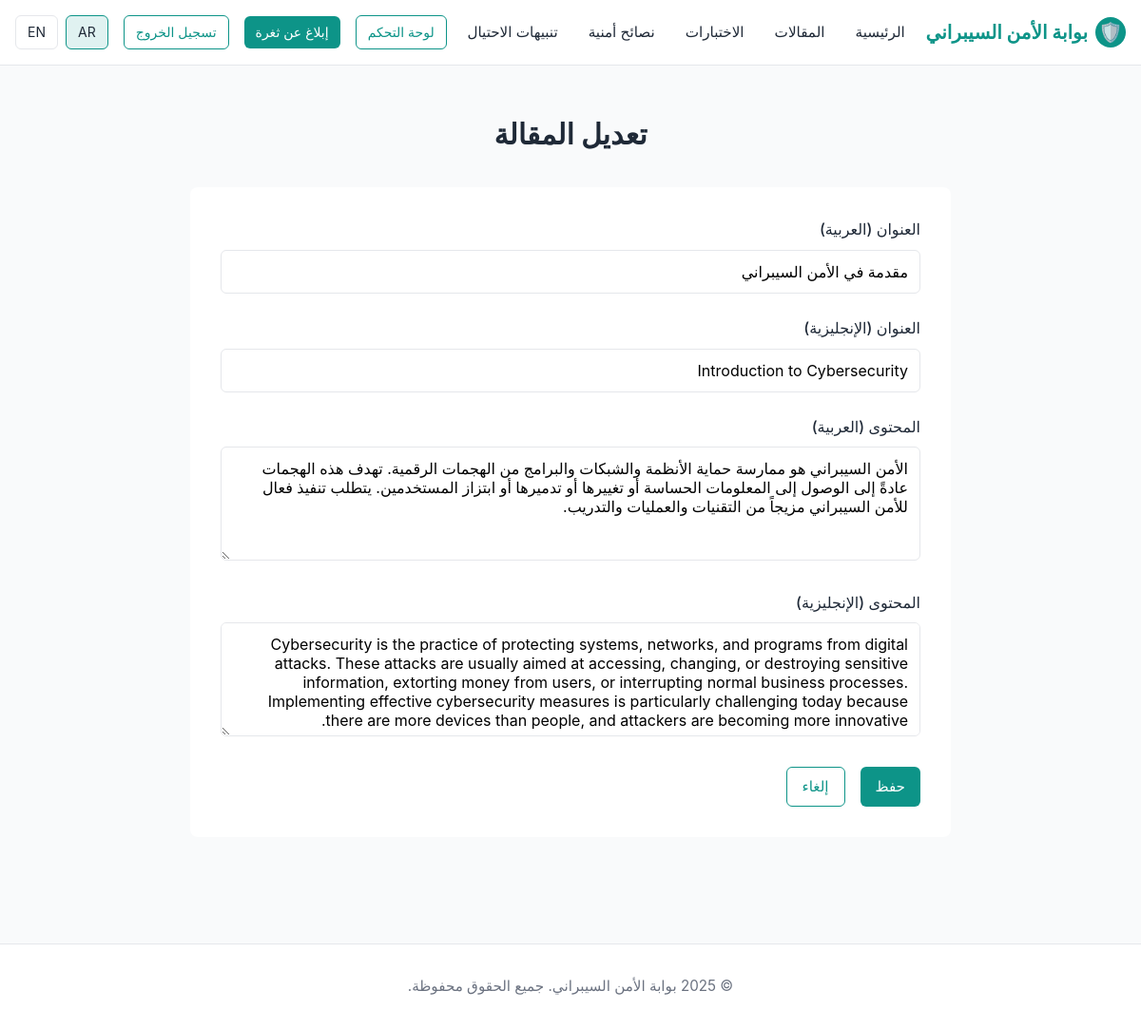
The page /admin/article/1/edit (signed in) on the database its author committed.
### tables this page shows
CREATE TABLE articles (
            id INTEGER PRIMARY KEY AUTOINCREMENT,
            title_ar TEXT NOT NULL,
            title_en TEXT NOT NULL,
            content_ar TEXT NOT NULL,
            content_en TEXT NOT NULL,
            is_published BOOLEAN NOT NULL DEFAULT 1,
            views INTEGER NOT NULL DEFAULT 0,
            created_at TIMESTAMP NOT NULL DEFAULT CURRENT_TIMESTAMP,
            updated_at TIMESTAMP NOT NULL DEFAULT CURRENT_TIMESTAMP
        );

### app.py (the view, shortened to what this page needs)
@app.route('/admin/article/<int:article_id>/edit', methods=['GET', 'POST'])
@admin_required
def admin_edit_article(article_id):
    conn = get_db_connection()
    article = conn.execute("SELECT * FROM articles WHERE id = ?", (article_id,)).fetchone()
    if not article:
        flash('المقالة غير موجودة.', 'danger')
        return redirect(url_for('admin_articles'))
    lang = get_current_language()
    return render_template('admin_article_form.html', article=article, lang=lang)

### app.py (called while the page is built)
@app.before_request
def set_language_on_first_visit():
    if 'language' not in session:
        session['language'] = app.config['DEFAULT_LANGUAGE']

def get_current_language():
    return session.get('language')

def admin_required(f):
    @wraps(f)
    def decorated_function(*args, **kwargs):
        if 'user_id' not in session:
            flash('يجب تسجيل الدخول أولاً.', 'warning')
            return redirect(url_for('login'))
        conn = get_db_connection()
        user = conn.execute("SELECT role FROM users WHERE id = ?", (session['user_id'],)).fetchone()
        conn.close()
        if not user or user['role'] != 'admin':
            flash('لا توجد صلاحيات كافية.', 'danger')
            return redirect(url_for('index'))
        return f(*args, **kwargs)
    return decorated_function

### models.py (called while the page is built)
def get_db_connection():
    conn = sqlite3.connect(DATABASE)
    conn.row_factory = sqlite3.Row
    return conn

### templates/admin_article_form.html (shortened to what this page needs)
{% extends "base.html" %}
{% block content %}
<section class="section container">
    <div style="max-width: 800px; margin: 0 auto;">
        <h2 style="margin-bottom: 2rem;">{% if article %}تعديل المقالة{% else %}مقالة جديدة{% endif %}</h2>
        <form method="POST" style="background-color: white; padding: 2rem; border-radius: 0.5rem;">
            <div class="form-group">
                <label for="title_ar">العنوان (العربية)</label>
                <input type="text" id="title_ar" name="title_ar" required value="{{ article['title_ar'] if article else '' }}">
            </div>
            <div class="form-group">
                <label for="title_en">العنوان (الإنجليزية)</label>
                <input type="text" id="title_en" name="title_en" required value="{{ article['title_en'] if article else '' }}">
            </div>
            <div class="form-group">
                <label for="content_ar">المحتوى (العربية)</label>
                <textarea id="content_ar" name="content_ar" required>{{ article['content_ar'] if article else '' }}</textarea>
            </div>
            <div class="form-group">
                <label for="content_en">المحتوى (الإنجليزية)</label>
                <textarea id="content_en" name="content_en" required>{{ article['content_en'] if article else '' }}</textarea>
            </div>
            <div style="display: flex; gap: 1rem;">
                <button type="submit" class="btn btn-primary">حفظ</button>
                <a href="{{ url_for('admin_articles') }}" class="btn btn-secondary">إلغاء</a>
            </div>
        </form>
    </div>
</section>
{% endblock %}

### static/css/style.css (style rules this page uses)
:root { --primary-color: #0d9488; --primary-light: #e0f2f1; --secondary-color: #1f2937; --text-dark: #1f2937; --text-light: #6b7280; --border-color: #e5e7eb; --success-color: #10b981; --danger-color: #ef4444; --warning-color: #f59e0b; }
* { margin: 0; padding: 0; box-sizing: border-box; }
html, body { font-family: -apple-system, BlinkMacSystemFont, 'Segoe UI', Roboto, 'Helvetica Neue', Arial, sans-serif; direction: rtl; text-align: right; }
body { background-color: #f9fafb; color: var(--text-dark); line-height: 1.6; }
.btn { padding: 0.5rem 1rem; border: none; border-radius: 0.375rem; font-size: 0.95rem; cursor: pointer; transition: all 0.3s; text-decoration: none; display: inline-block; }
.btn-primary { background-color: var(--primary-color); color: white; }
.btn-secondary { background-color: transparent; color: var(--primary-color); border: 1px solid var(--primary-color); }
.container { max-width: 1200px; margin: 0 auto; padding: 0 1rem; }
.section { padding: 3rem 0; }
.section h2 { font-size: 1.875rem; margin-bottom: 0.5rem; text-align: center; }
.form-group { margin-bottom: 1.5rem; }
.form-group label { display: block; margin-bottom: 0.5rem; font-weight: 500; color: var(--text-dark); }
.form-group input, .form-group textarea, .form-group select { width: 100%; padding: 0.75rem; border: 1px solid var(--border-color); border-radius: 0.375rem; font-size: 1rem; font-family: inherit; }
.form-group textarea { resize: vertical; min-height: 120px; }

### rows shown on the page
articles: title_ar "مقدمة في الأمن السيبراني", title_en "Introduction to Cybersecurity", content_ar "الأمن السيبراني هو ممارسة حماية الأنظمة والشبكات والبرامج من الهجمات الرقمية. تهدف هذه الهجمات عادةً إلى الوصول إلى المعلومات الحساسة أو تغييرها أو تدميرها أو ابتزاز المستخدمين. يتطلب تنفيذ فعال للأمن السيبراني مزيجاً من التقنيات والعمليات والتدريب.", content_en "Cybersecurity is the practice of protecting systems, networks, and programs from digital attacks. These attacks are usually aimed at accessing, changing, or destroying sensitive information, extorting money from users, or interrupting normal business processes. Implementing effective cybersecurity measures is particularly challenging today because there are more devices than people, and attackers are becoming more innovative."
